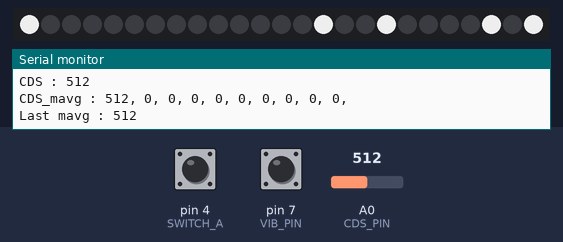
Bench run of a sketch on a simulated Arduino Uno, built with avr-gcc and run on an emulated ATmega328P. Shown: 25 RGB LEDs in strip order, left to right, the last lines printed to the serial monitor. The inputs (shaded band) are chosen by the test bench; at power-on: A0 (CDS_PIN) = 512, pin 4 (SWITCH_A) HIGH, pin 7 (VIB_PIN) LOW. Dim RGB values are drawn brighter than linear; the local clock reads 2024-03-15 10:24:30 at power-on unless the sketch sets it.

Above: at 3.7 s.
3.8 s: A0 (CDS_PIN) set to 306
9.2 s: A0 (CDS_PIN) set to 190
14.6 s: A0 (CDS_PIN) set to 40
20.0 s: pin 4 (SWITCH_A) pulled LOW for 3.2 s
24.7 s: pin 7 (VIB_PIN) pulsed HIGH 5 times (0.12 s each, 0.3 s apart)
At 26.99 s:
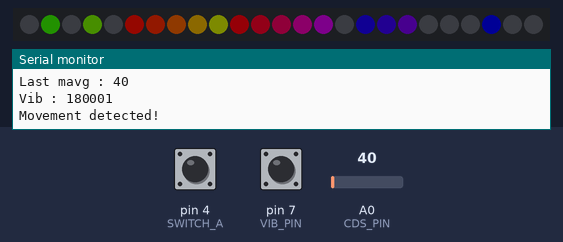
At 27.6 s:
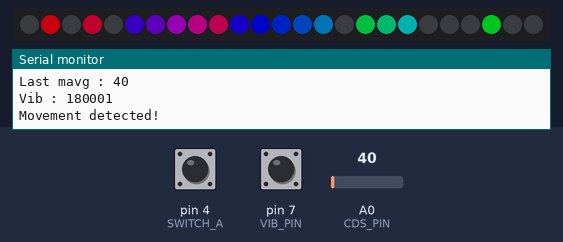

The sketch:

HangulClock.ino
```cpp
// (licence header left out)
#include <Wire.h>
#include <Time.h>
#include <DS1307RTC.h>
#include <Adafruit_NeoPixel.h>
#include <avr/power.h>
#include "LowPower.h"

// Configurations
#define LEDS 25
#define LED_PIN 6
#define CDS_PIN A0
#define CDS_THRESHOLD 50
#define VIB_PIN 7
#define VIB_THRESHOLD 20
#define SWITCH_A 4
#define BRIGHTNESS_CHG_THRES 30
#define MAX_BRIGHTNESS 200
#define DEBUG

Adafruit_NeoPixel strip = Adafruit_NeoPixel(LEDS, LED_PIN, NEO_GRBW + NEO_KHZ800);
int brightness = MAX_BRIGHTNESS;
bool prevLEDs[LEDS];
bool curLEDs[LEDS];

static void idleSleep(enum period_t period) {
#ifdef DEBUG
  Serial.flush();
#endif
  // Passing ADC_OFF makes LowPower turning ADC back on upon resume
  LowPower.idle(period, ADC_ON, TIMER2_OFF, TIMER1_OFF, TIMER0_OFF,
                SPI_OFF, USART0_OFF, TWI_OFF);
}

static void resetCurLEDs() {
  memset(curLEDs, 0, sizeof(curLEDs));
}

static void redrawLEDs() {
  int i, j;
  bool toFadeOut[LEDS];
  bool toFadeIn[LEDS];

  clearLEDs(false);
  memcpy(prevLEDs, curLEDs, sizeof(curLEDs));
  resetCurLEDs();
  updateHours();
  updateMinutes();

  for (i = 0; i < LEDS; i++) {
    if (curLEDs[i])
      strip.setPixelColor(i, 0, 0, 0, brightness);
    else
      strip.setPixelColor(i, 0, 0, 0, 0);
  }

  // Fade in & out LED differences
  if (memcmp(prevLEDs, curLEDs, sizeof(curLEDs))) {
    memset(toFadeOut, 0, sizeof(toFadeOut));
    memset(toFadeIn, 0, sizeof(toFadeIn));
    for (i = 0; i < sizeof(curLEDs) / sizeof(bool); i++) {
      if (prevLEDs[i] != curLEDs[i]) {
        if (prevLEDs[i] == false) {
          // Fade in
          toFadeIn[i] = true;
        } else {
          // Fade out
          toFadeOut[i] = true;
        }
      }
    }

    for (i = 0; i <= brightness; i++) {
      for (j = 0; j < LEDS; j++) {
        if (toFadeOut[j])
          strip.setPixelColor(j, 0, 0, 0, brightness - i);
      }
      for (j = 0; j < LEDS; j++) {
        if (toFadeIn[j])
          strip.setPixelColor(j, 0, 0, 0, i);
      }
      strip.show();
      delay(1);
    }
  } else {
    strip.show();
  }
}

static void clearLEDs(bool show) {
  for (int i = 0; i < LEDS; i++)
    strip.setPixelColor(i, 0, 0, 0, 0);

  if (show)
    strip.show();
}

static void testLEDs() {
  for (int i = 0; i < LEDS; i++) {
    strip.setPixelColor(i, 0, 0, 0, MAX_BRIGHTNESS);
    strip.show();
    delay(50);
  }
  for (int i = 0; i < LEDS; i++) {
    strip.setPixelColor(i, 0, 0, 0, 0);
    strip.show();
    delay(50);
  }
}

tmElements_t tm;
int hours = -1;
int minutes = -1;
int seconds = -1;
//#define TESTING

static void updateRTC() {
#ifdef TESTING
  static int tmp = 0;

  if (tmp > 720)
    tmp = 0;

  hours = tmp / 60;
  minutes = tmp % 60;
  tmp++;
#else
  while (!RTC.read(tm)) {
#ifdef DEBUG
    if (RTC.chipPresent()) {
      Serial.println("DS1307 RTC uninitialized, please upload time!");
    } else {
      Serial.println("DS1307 RTC not found!");
    }
#endif
    idleSleep(SLEEP_500MS);
  }

  hours = tm.Hour;
  minutes = tm.Minute;
  seconds = tm.Second;
#endif

#ifdef DEBUG
  Serial.print("H: ");
  Serial.print(hours);
  Serial.print("\t");
  Serial.print("M: ");
  Serial.print(minutes);
  Serial.print("\t");
  Serial.print("S: ");
  Serial.print(seconds);
  Serial.print("\n");
#endif
}

static void updateHours() {
  int toUpdate[] = { -1, -1, 14 };

  switch (hours % 12) {
  case 0:
    toUpdate[0] = 0;
    toUpdate[1] = 9;
    break;
  case 1:
    toUpdate[0] = 1;
    break;
  case 2:
    toUpdate[0] = 9;
    break;
  case 3:
    toUpdate[0] = 3;
    break;
  case 4:
    toUpdate[0] = 4;
    break;
  case 5:
    toUpdate[0] = 2;
    toUpdate[1] = 7;
    break;
  case 6:
    toUpdate[0] = 7;
    toUpdate[1] = 8;
    break;
  case 7:
    toUpdate[0] = 5;
    toUpdate[1] = 6;
    break;
  case 8:
    toUpdate[0] = 10;
    toUpdate[1] = 11;
    break;
  case 9:
    toUpdate[0] = 12;
    toUpdate[1] = 13;
    break;
  case 10:
    toUpdate[0] = 0;
    break;
  case 11:
    toUpdate[0] = 0;
    toUpdate[1] = 1;
    break;
  }

  for (int i = 0; i < sizeof(toUpdate) / sizeof(int); i++) {
    if (toUpdate[i] != -1)
      curLEDs[toUpdate[i]] = true;
  }

  // strip.show() must be called by the caller
}

static void updateMinutes() {
  int toUpdate[] = { -1, -1, -1, 24 };

  switch (minutes / 5) {
  case 0:
    if (hours == 0) {
      toUpdate[0] = 18;
      toUpdate[1] = 19;
    }
    toUpdate[3] = -1;
    break;
  case 1: // 5
    toUpdate[0] = 23;
    break;
  case 2: // 10
    toUpdate[0] = 22;
    break;
  case 3: // 15
    toUpdate[0] = 22;
    toUpdate[1] = 23;
    break;
  case 4: // 20
    toUpdate[0] = 17;
    toUpdate[1] = 22;
    break;
  case 5: // 25
    toUpdate[0] = 17;
    toUpdate[1] = 22;
    toUpdate[2] = 23;
    break;
  case 6: // 30
    toUpdate[0] = 15;
    toUpdate[1] = 16;
    break;
  case 7: // 35
    toUpdate[0] = 15;
    toUpdate[1] = 16;
    toUpdate[2] = 23;
    break;
  case 8: // 40
    toUpdate[0] = 20;
    toUpdate[1] = 22;
    break;
  case 9: // 45
    toUpdate[0] = 20;
    toUpdate[1] = 22;
    toUpdate[2] = 23;
    break;
  case 10: // 50
    toUpdate[0] = 21;
    toUpdate[1] = 22;
    break;
  case 11: // 55
    toUpdate[0] = 21;
    toUpdate[1] = 22;
    toUpdate[2] = 23;
    break;
  }

  for (int i = 0; i < sizeof(toUpdate) / sizeof(int); i++) {
    if (toUpdate[i] != -1)
      curLEDs[toUpdate[i]] = true;
  }

  // strip.show() must be called by the caller
}

const int heartLEDs[] = {
       1,      3,
   9,  8,  7,  6,  5,
  10, 11, 12, 13, 14,
      18, 17, 16,
          22
};
// From https://kocoafab.cc/tutorial/view/228
static void rainbowCycle(uint8_t wait) {
  uint16_t i, j;

  for (j = 0; j < 256 * 5; j++) {
    for (i = 0; i < sizeof(heartLEDs) / sizeof(int); i++)
      strip.setPixelColor(heartLEDs[i], Wheel(((i * 256 / strip.numPixels()) + j) & 255, j / 2));

    strip.show();
    delay(wait);
  }

  for (i = 0; i < LEDS; i++)
    strip.setPixelColor(i, 0, 0, 0, 0);
  strip.show();
}
static uint32_t Wheel(byte WheelPos, double localBrightness) {
  byte a, b, c;

  if (WheelPos < 85) {
    a = WheelPos * 3;
    b = 255 - a;
    c = 0;
  } else if (WheelPos < 170) {
    WheelPos -= 85;
    c = WheelPos * 3;
    a = 255 - c;
    b = 0;
  } else {
    WheelPos -= 170;
    b = WheelPos * 3;
    c = 255 - b;
    a = 0;
  }

  if (localBrightness > (640 - 100))
    localBrightness = 640 - localBrightness;
  else if (localBrightness > 100)
    localBrightness = 100;

  return strip.Color(((brightness * localBrightness) / (100 * MAX_BRIGHTNESS)) * a,
                     ((brightness * localBrightness) / (100 * MAX_BRIGHTNESS)) * b,
                     ((brightness * localBrightness) / (100 * MAX_BRIGHTNESS)) * c);
}

#define CDS_LENGTH 10
static inline int cds_index(int index) {
  if (index >= CDS_LENGTH)
    return index - CDS_LENGTH;
  if (index < 0)
    return index + CDS_LENGTH;

  return index;
}
static int updateCDS() {
  static int cds[CDS_LENGTH] = { 0, };
  static int cds_mavg[CDS_LENGTH] = { 0, };
  static int index = 0;
  int tmp, count;

  power_adc_enable();
  cds[index] = analogRead(CDS_PIN);
  power_adc_disable();

  cds_mavg[index] = 0;
  count = 5;
  for (int i = index - 4; i <= index; i++) {
    if (cds[cds_index(i)] != 0)
      cds_mavg[index] += cds[cds_index(i)];
    else
      count--;
  }
  cds_mavg[index] /= count;

#ifdef DEBUG
  Serial.print("CDS index : ");
  Serial.println(index);
  Serial.print("CDS : ");
  Serial.println(cds[index]);
  Serial.print("CDS_mavg : ");
  for (int i = 0; i < CDS_LENGTH; i++) {
    Serial.print(cds_mavg[i]);
    Serial.print(", ");
  }
  Serial.println();
  Serial.print("Last mavg : ");
  Serial.println(cds_mavg[index]);
#endif

  tmp = cds[index] - cds_mavg[cds_index(index - 1)];

  index = cds_index(index + 1);

  if (tmp > CDS_THRESHOLD || tmp < -CDS_THRESHOLD)
    return 0; // Ignore this noise

  // Use cds_mavg[index] as the new brightness
  return cds_mavg[cds_index(index - 1)]; // We +1'ed it before
}

static void updateVib() {
  long val = pulseIn(VIB_PIN, LOW);
#ifdef DEBUG
  Serial.print("Vib : ");
  Serial.println(val);
#endif

  if (val > VIB_THRESHOLD) {
#ifdef DEBUG
  Serial.println("Movement detected!");
#endif
    int prev_brightness = brightness;

    for (; brightness >= 0; brightness--) {
      redrawLEDs();
      delay(5);
    }

    brightness = prev_brightness;

    rainbowCycle(5);

    prev_brightness = brightness;

    for (brightness = 0; brightness < prev_brightness; brightness++) {
      redrawLEDs();
      delay(5);
    }

    brightness = prev_brightness;
  }
}

void(*resetFunc) (void) = 0; //declare reset function @ address 0
static void updateSwitch() {
  static int activated = 0;
  if (digitalRead(SWITCH_A) == LOW) {
#ifdef DEBUG
    Serial.println("Switch A activated");
#endif
    activated++;

    if (activated == 3) {
      // Reset RTC
      tmElements_t tml;
      memset(&tml, 0, sizeof(tmElements_t));
      RTC.write(tml);
#ifdef DEBUG
      Serial.println("RTC reset! Rebooting...");
      Serial.flush();
#endif
      resetFunc();
    }
  } else {
    activated = 0;
  }
}

void setup() {
#ifdef DEBUG
  Serial.begin(9600);
  while (!Serial)
    delay(100);
#endif

  // Initialize LEDs
  strip.begin();
  strip.show();
  resetCurLEDs();

  testLEDs();

  // Initialize vibration sensor
  pinMode(VIB_PIN, INPUT);
  pinMode(SWITCH_A, INPUT_PULLUP);

  // Enable ADC only when required
  power_adc_disable();
}

void loop() {
  static int localMinutes = -1;
  int localBrightness, cds, sign, tmp;

  updateRTC();
  if (localMinutes != minutes)
    redrawLEDs();

  cds = updateCDS();
  if (cds > 0) {
    localBrightness = (long)(1023 - cds) * MAX_BRIGHTNESS / 1023;
    tmp = localBrightness - brightness;

    if (tmp < -BRIGHTNESS_CHG_THRES ||
        tmp >  BRIGHTNESS_CHG_THRES) {
      if (tmp > 0)
        sign = 1;
      else
        sign = -1;
#ifdef DEBUG
        Serial.print("Updating brightness from ");
        Serial.print(brightness);
        Serial.print(" to ");
        Serial.println(localBrightness);
#endif
      for (; brightness != localBrightness; brightness += sign) {
        redrawLEDs();
        delay(25);
      }
    }
  }

  updateVib();
  updateSwitch();

  idleSleep(SLEEP_250MS);
}
```
